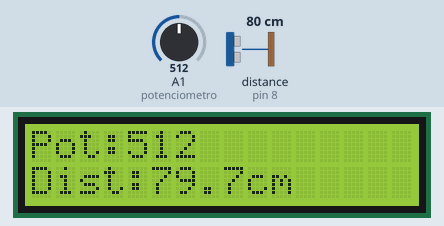
This sketch was run on a simulated Arduino Uno, built with avr-gcc and run on an emulated ATmega328P. On the bench: 16×2 character LCD. Wiring (inferred from the names in the program): ultrasonic range finder: trigger pin 9; echo pin 8. The test bench sets the inputs (shaded band); at power-on: distance to the obstacle (sensor on pin 8) 80 cm, A1 (potenciometro) = 512. The echo pulse lasts 58.3 µs per cm.

Above: at 1.2 s.
1.3 s: distance to the obstacle (sensor on pin 8) set to 299 cm
At 3.5 s:
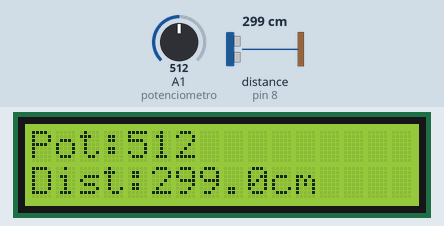
3.7 s: A1 (potenciometro) set to 716
At 4.8 s:
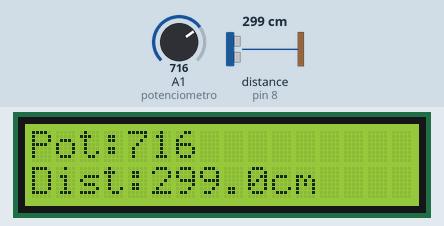
5.3 s: distance to the obstacle (sensor on pin 8) set to 2 cm
At 7.1 s:
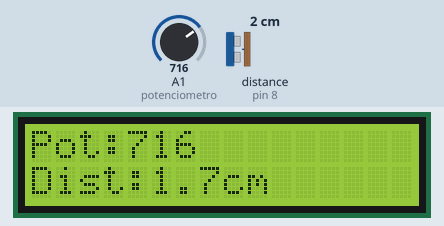
7.4 s: A1 (potenciometro) set to 900
At 8.4 s:
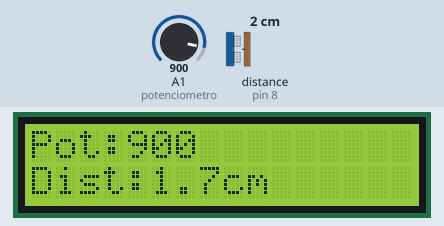
9.0 s: distance to the obstacle (sensor on pin 8) set to 4 cm
At 9.5 s:
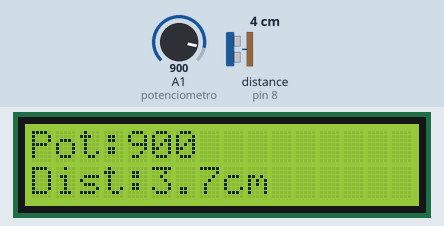
10.6 s: A1 (potenciometro) set to 1023
At 11.9 s:
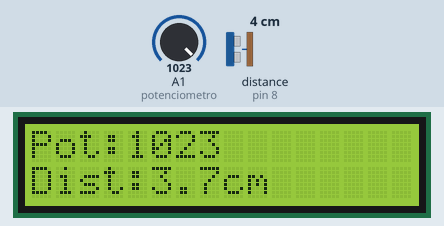
Timing chart, 0 to 13.1 s (numbered marks = the images above; inputs shaded):
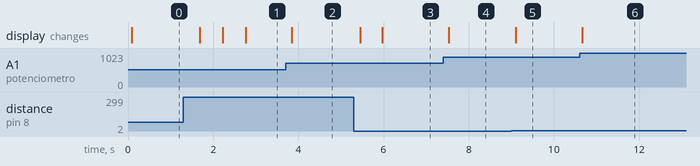

The sketch:

codigo_07.ino
```cpp
#include <Wire.h>
#include <LiquidCrystal_I2C.h>

LiquidCrystal_I2C lcd(0x27, 16, 2);

const int potenciometro = A1;
const int echo = 8;
const int trigger = 9;

long duracion;
float distancia;
int valorPot;

void setup() {
  pinMode(trigger, OUTPUT);
  pinMode(echo, INPUT);

  lcd.init();
  lcd.backlight();
}

void loop() {
  // Lectura del potenciómetro
  valorPot = analogRead(potenciometro);

  // Lectura del sensor ultrasónico
  digitalWrite(trigger, LOW);
  delayMicroseconds(2);
  digitalWrite(trigger, HIGH);
  delayMicroseconds(10);
  digitalWrite(trigger, LOW);
  duracion = pulseIn(echo, HIGH);
  distancia = duracion * 0.0343 / 2;

  // Mostrar información en LCD
  lcd.clear();
  lcd.setCursor(0, 0);
  lcd.print("Pot:");
  lcd.print(valorPot);
  lcd.setCursor(0, 1);
  lcd.print("Dist:");
  lcd.print(distancia, 1);
  lcd.print("cm");
  delay(500);
}
```

Measured:
- after the input at 1.3 s, the display: first changes after 0.39 s (image 1 shows a later state)
- after the input at 3.7 s, the display: changes after 0.15 s (image 2)
- after the input at 5.3 s, the display: first changes after 0.15 s (image 3 shows a later state)
- after the input at 7.4 s, the display: changes after 0.14 s (image 4)
- after the input at 9.0 s, the display: changes after 0.10 s (image 5)
- after the input at 10.6 s, the display: changes after 0.07 s (image 6)
